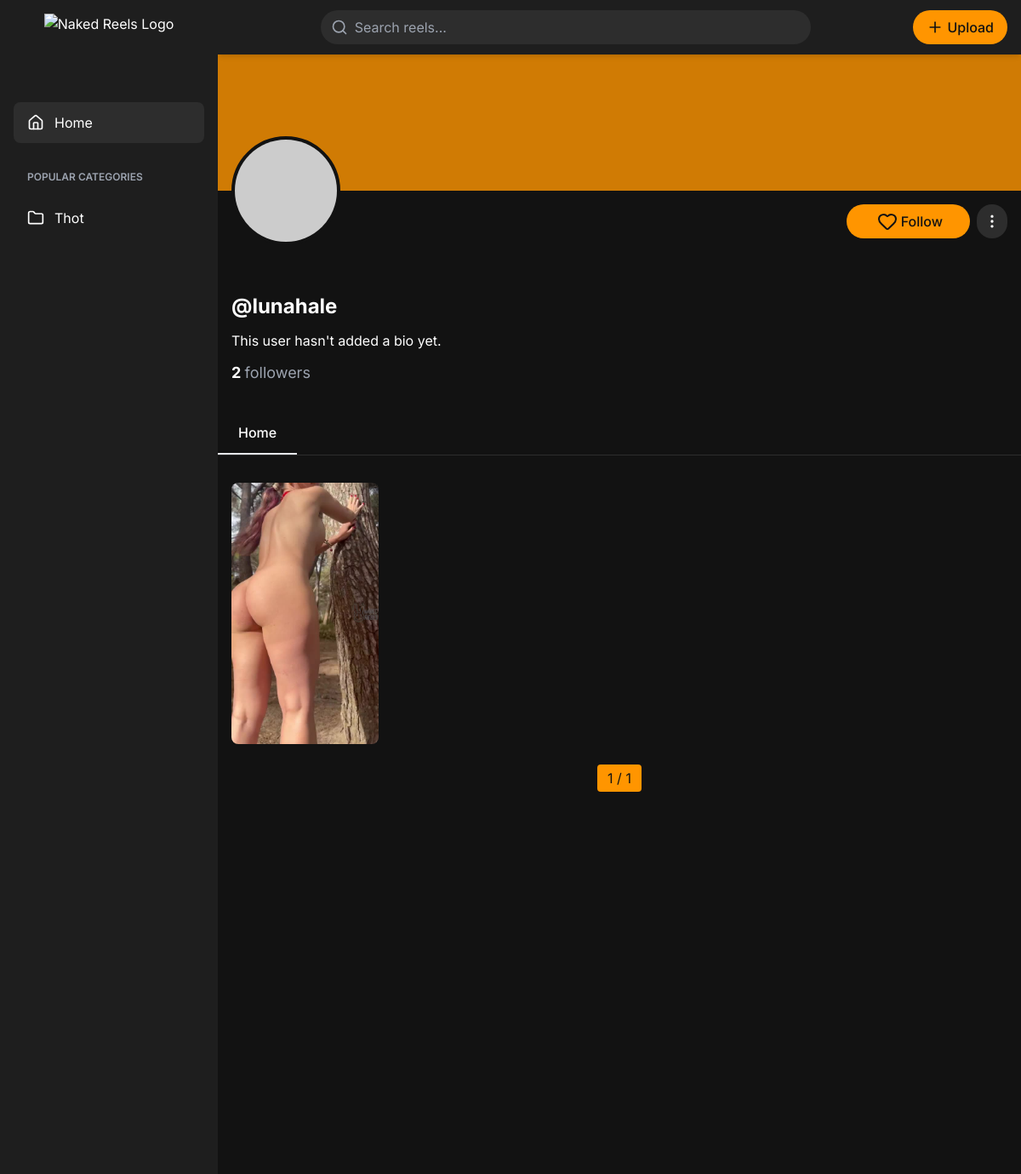
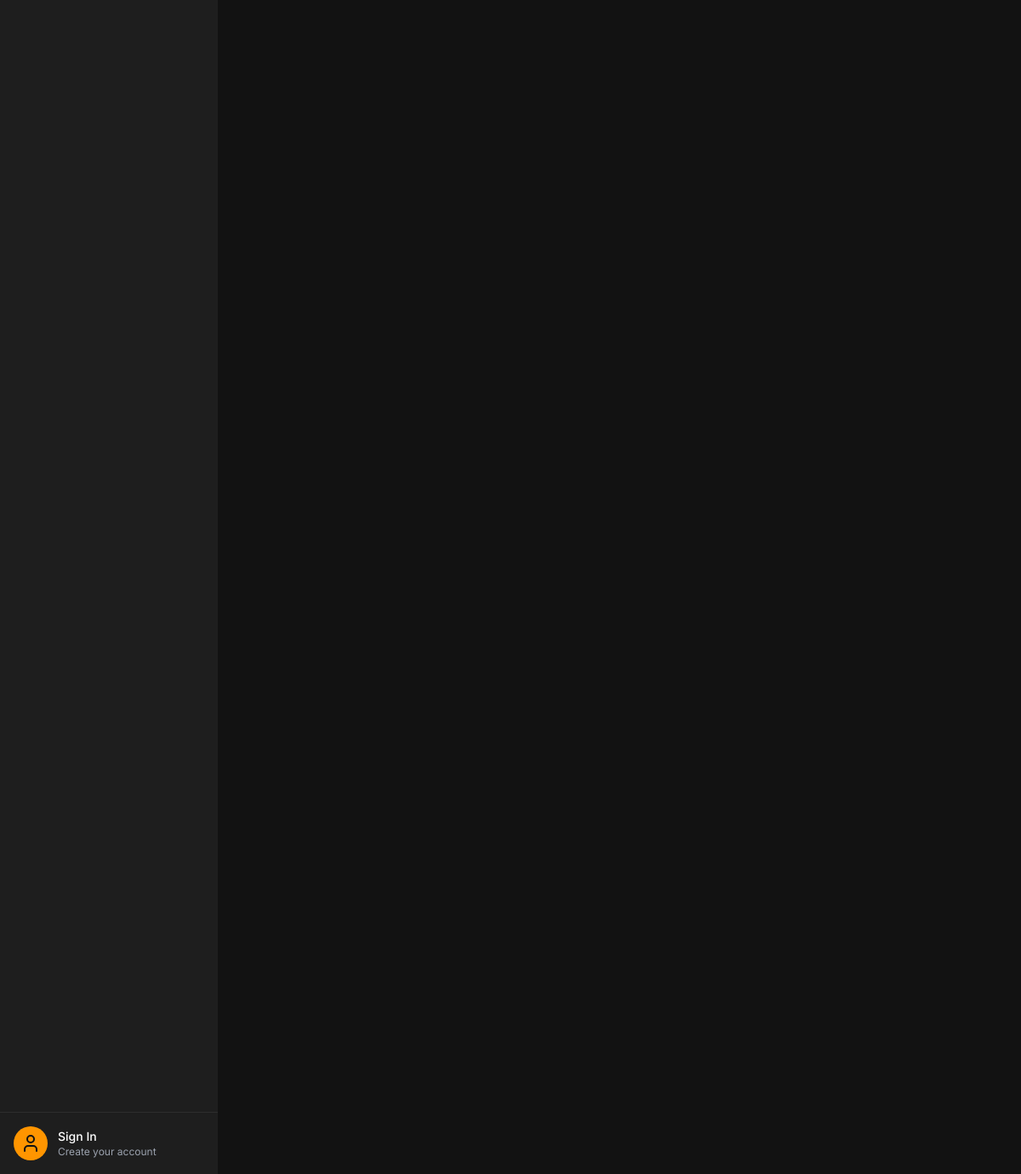
/onlyfans-model/lunahale/, run on the app's committed database (2 pictures, top to bottom).
### base/models.py (models this page shows, shortened)
class BaseModel(models.Model):
    id = models.UUIDField(primary_key=True, default=uuid.uuid4, editable=False)
    created_at = models.DateTimeField(auto_now_add=True)
    updated_at = models.DateTimeField(auto_now=True)
    class Meta:
        abstract = True

class Category(BaseModel):
    name = models.CharField(max_length=100, unique=True)
    slug = models.SlugField(unique=True, blank=True)
    description = models.TextField()

class Profile(BaseModel):
    user = models.OneToOneField(User, on_delete=models.CASCADE)
    bio = models.TextField(blank=True)
    avatar = models.FileField(upload_to='avatars/', blank=True)
    follow_count = models.PositiveIntegerField(default=0)
    onlyfans = models.URLField(null=True, blank=True)

class Video(BaseModel):
    profile = models.ForeignKey(Profile, on_delete=models.CASCADE, related_name='videos')
    title = models.CharField(max_length=255)
    slug = models.SlugField(unique=True, blank=True)
    description = models.TextField(blank=True)
    video_file = models.FileField(upload_to='videos/')
    thumbnail = models.FileField(upload_to='thumbnails/', blank=True, null=True)
    category = models.ForeignKey(Category, on_delete=models.SET_NULL, null=True, blank=True)
    tags = models.ManyToManyField(Tag, blank=True, null=True)
    views = models.PositiveIntegerField(default=0)
    likes = models.PositiveIntegerField(default=0)

### base/views.py (the view)
# urls.py: path('onlyfans-model/<str:username>/', user_profile, name='user_profile'),
def user_profile(request, username):
    profile = get_object_or_404(Profile, user__username=username)
    videos_list = profile.videos.all().order_by('-created_at')  # Assuming BaseModel has created_at
    paginator = Paginator(videos_list, 6)  # Show 6 videos per page
    page_number = request.GET.get('page')
    page_obj = paginator.get_page(page_number)
    followed_profiles = request.session.get('followed_profiles', [])
    has_followed = str(profile.id) in followed_profiles
    return render(request, 'profile.html', {
        'profile': profile,
        'page_obj': page_obj,
        'has_followed': has_followed,
    })

### base/context_processors.py (called while the page is built)
def trending_searches(request):
    return {
        'trending_searches': get_trending_searches_cached()
    }

def categories_processor(request):
    categories = Category.objects.all()
    return {'categories': categories}

### base/utils.py (called while the page is built)
def get_trending_searches_cached(hours=24, limit=6, cache_key='trending_searches', timeout=300):
    trending = cache.get(cache_key)
    if trending is not None:
        return trending
    time_threshold = timezone.now() - timedelta(hours=hours)
    trending = (
        SearchQuery.objects.filter(searched_at__gte=time_threshold)
        .values('query')
        .annotate(search_count=Count('id'))
        .order_by('-search_count')[:limit]
    )
    cache.set(cache_key, list(trending), timeout)
    return trending

### templates/profile.html (shortened to what this page needs)
{% extends 'base.html' %}
{% block body %}
<main class="min-h-screen">
  <div class="relative">
    <div class="w-full h-28 sm:h-40 bg-primary/80 overflow-hidden">
    </div>
    <div class="bg-dark px-4 pb-4 relative">
      <div class="absolute -top-12 sm:-top-16 left-4 w-24 h-24 sm:w-32 sm:h-32 rounded-full border-4 border-dark bg-dark-lighter overflow-hidden">
       {% if profile.avatar %}
        <img src="{{ profile.avatar.url }}" alt="Profile picture" class="w-full h-full object-cover">
        {% else %}
        <img src="https://api.dicebear.com/9.x/thumbs/svg?seed={{profile.user.username}}" alt="Profile picture" class="w-full h-full object-cover">
        {% endif %}
      </div>
      <div class="flex justify-end pt-2 sm:pt-4 mb-8 sm:mb-12">
        <button onclick="followUser('{{profile.id}}')" class="folw px-4 sm:px-8 py-1.5 sm:py-2 bg-primary text-dark font-medium rounded-full hover:bg-secondary transition-colors flex items-center text-sm sm:text-base">
          <i data-lucide="heart" class="mx-1"></i>
          <span >{% if has_followed %}Unfollow{% else %}Follow{% endif %}</span>
        </button>
        <button class="ml-2 p-1.5 sm:p-2 bg-dark-light rounded-full hover:bg-dark-lighter">
          <i data-lucide="more-vertical" class="w-4 h-4 sm:w-5 sm:h-5"></i>
        </button>
      </div>
      <div class="pt-4">
        <h1 class="text-xl sm:text-2xl font-bold">@{{ profile.user.username }}</h1>
        <p class="my-2 sm:my-3 text-sm sm:text-base">{{ profile.bio|default:"This user hasn't added a bio yet." }}</p>
        <p class="font-bold text-base sm:text-lg">{{ profile.follow_count }} <span class="font-normal text-gray-400">followers</span></p>
      </div>
    </div>
  </div>
  <div class="border-b border-dark-light">
    <div class="flex overflow-x-auto scrollbar-hide">
      <button class="tab-active px-4 sm:px-6 py-2 sm:py-3 font-medium border-b-2 flex items-center whitespace-nowrap">
        <span>Home</span>
      </button>
    </div>
  </div>
  <div class="p-3 sm:p-4">
    {% if page_obj %}
    <div class="grid grid-cols-2 sm:grid-cols-3 md:grid-cols-4 lg:grid-cols-5 xl:grid-cols-6 gap-2 sm:gap-3 mt-2 sm:mt-4">
      {% for video in page_obj %}
      <a href="{% url 'video_detail' video.slug %}" class="reel-grid-item block relative aspect-[9/16] bg-dark-light rounded-lg overflow-hidden group">
        <img src="{{ video.thumbnail.url }}" alt="{{ video.title }}" class="w-full h-full object-cover">
      </a>
      {% endfor %}
    </div>
    <div class="mt-4 sm:mt-6 flex justify-center space-x-2">
      <span class="px-2 sm:px-3 py-1 text-sm sm:text-base bg-primary text-dark rounded">{{ page_obj.number }} / {{ page_obj.paginator.num_pages }}</span>
    </div>
    {% endif %}
  </div>
</main>
{% endblock %}

### templates/base.html (shortened to what this page needs)
<!DOCTYPE html>
<html lang="en">
{% load static %}
<head>
  <script src="https://cdn.tailwindcss.com"></script>
</head>
<body class="bg-dark text-white dark">
  <div class="flex min-h-screen">
    <aside id="sidebar"
      class="fixed inset-y-0 left-0 z-40 w-64 bg-dark-lighter transform -translate-x-full md:translate-x-0 sidebar-transition">
      <div class="flex flex-col h-full">
        <div class="p-4 flex justify-center relative">
          <a href="/">
            <img
              src="https://hebbkx1anhila5yf.public.blob.vercel-storage.com/ChatGPT_Image_Apr_24__2025__01_00_00_PM-removebg-preview-3J8ZeDUeNbGXgdNW6qzs110Y3T5TRG.png"
              alt="Naked Reels Logo" class="h-16">
          </a>
        </div>
        <nav class="flex-1 px-4 py-6 space-y-2 overflow-y-auto">
          <a href="/"
            class="flex items-center px-4 py-3 text-white bg-dark-light rounded-lg hover:bg-primary hover:text-dark transition-colors">
            <i data-lucide="home" class="w-5 h-5 mr-3"></i>
            <span>Home</span>
          </a>
          <div class="pt-6 pb-2">
            <div class="px-4 text-xs font-semibold text-gray-400 uppercase">Popular Categories</div>
          </div>
          {% for category in categories %}
          <a href="/category/{{category.slug}}"
            class="flex items-center px-4 py-3 text-white rounded-lg hover:bg-primary hover:text-dark transition-colors">
            <i data-lucide="folder" class="w-5 h-5 mr-3"></i>
            <span>{{ category.name }}</span>
          </a>
          {% endfor %}
        </nav>
        <div class="p-4 border-t border-dark-light">
          <a href="#" class="flex items-center">
            <div class="w-10 h-10 rounded-full bg-primary flex items-center justify-center">
              <i data-lucide="user" class="w-6 h-6 text-dark"></i>
            </div>
            <div class="ml-3">
              <p class="text-sm font-medium">Sign In</p>
              <p class="text-xs text-gray-400">Create your account</p>
            </div>
          </a>
        </div>
      </div>
    </aside>
    <main class="flex-1 ml-0 md:ml-64 transition-all duration-300">
      <header class="sticky top-0 z-30 bg-dark-lighter shadow-md">
        <div class="container mx-auto px-4 py-3 flex items-center justify-between">
          <div class="hidden md:flex items-center flex-1 max-w-xl mx-auto">
            <div class="relative w-full">
              <input id="searchInputPC" type="text" placeholder="Search reels..."
                class="w-full py-2 pl-10 pr-4 bg-dark-light rounded-full focus:outline-none focus:ring-2 focus:ring-primary">
              <i data-lucide="search" class="absolute left-3 top-2.5 w-5 h-5 text-gray-400"></i>
            </div>
          </div>
          <div class=" flex items-center space-x-4">
            <button
              class="hidden md:flex items-center px-4 py-2 bg-primary text-dark rounded-full hover:bg-secondary transition-colors">
              <i data-lucide="plus" class="w-5 h-5 mr-1"></i>
              <span class="font-medium">Upload</span>
            </button>
          </div>
        </div>
      </header>
      {% block body %}
      {% endblock %}
    </main>
  </div>
</body>
</html>

### data on the page
Category: name "Thot"
Profile: user.username "lunahale", bio "This user hasn't added a bio yet.", follow_count "2"
Video: thumbnail (picture)

### other printed values
{{ page_obj.number }} "1"
{{ page_obj.paginator.num_pages }} "1"
